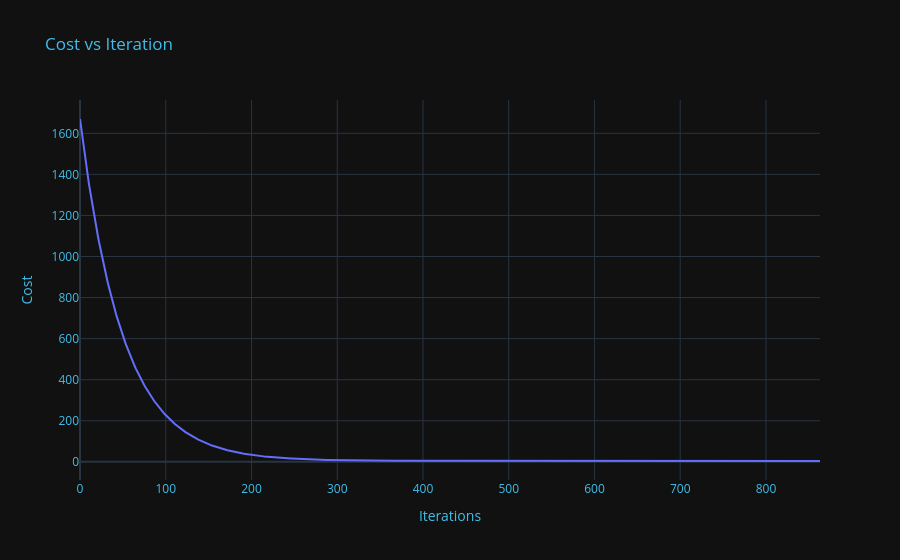

Notebook source saved alongside this figure:
### Code cell
lr = LinearRegression(0.01)
lr.fit(X_train, Y_train, 10000)

### Figure 1 — Plotly figure (JSON) as saved in the notebook; plotly's stock layout.template omitted (floating-point values rounded to 4 significant figures; data arrays with more than 128 entries replaced by an {"elided": "..."} marker saying what was removed)
{"data": [{"hovertemplate": "x=%{x}<br>y=%{y}<extra></extra>", "legendgroup": "", "line": {"color": "#636efa", "dash": "solid"}, "marker": {"symbol": "circle"}, "mode": "lines", "name": "", "orientation": "v", "showlegend": false, "type": "scatter", "x": {"elided": "864 int values"}, "xaxis": "x", "y": {"elided": "864 float values"}, "yaxis": "y"}], "layout": {"legend": {"tracegroupgap": 0}, "title": {"font": {"color": "#41BEE9"}, "text": "Cost vs Iteration"}, "xaxis": {"anchor": "y", "color": "#41BEE9", "domain": [0, 1], "title": {"text": "Iterations"}}, "yaxis": {"anchor": "x", "color": "#41BEE9", "domain": [0, 1], "title": {"text": "Cost"}}}}
